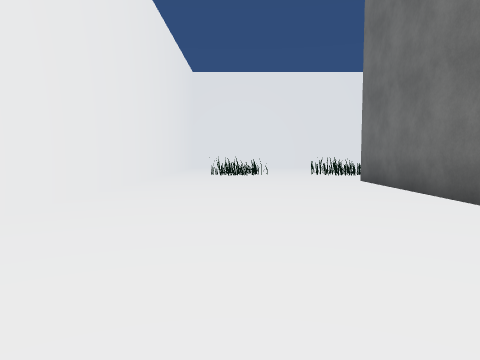
[1] (above)

17 first-person views from a walk through a scene from a Unity 3-D project. The camera is 1.2 m above the floor, tilts 4° down and sees 70° across. The floor is counted in squares, 2 m on a side. Each view is taken from the middle of a square. On the plan, view 1 faces up. The plan holds only what a view shows up to about 10 squares ahead; the rest is blank. The place goes on beyond the plan. The player character is not drawn. Surface patterns are stand-ins for the level's own textures.

[2]
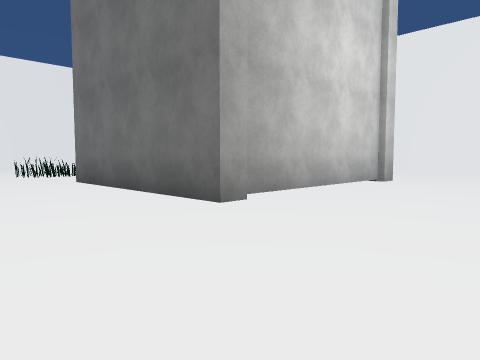

[3]
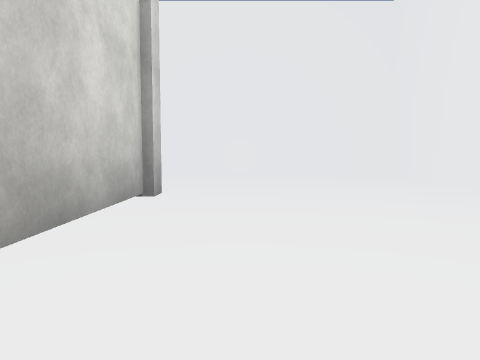

[4]
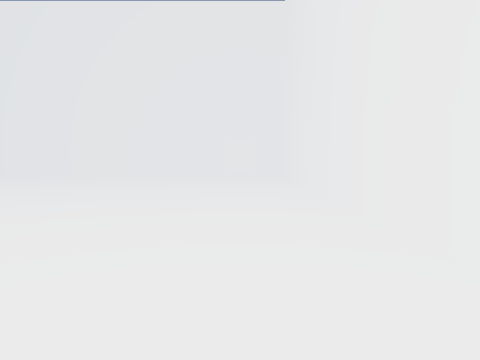

[5]
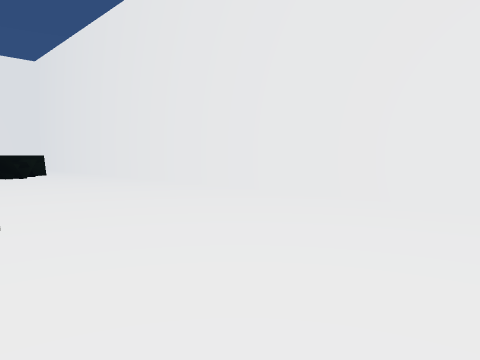

[6]
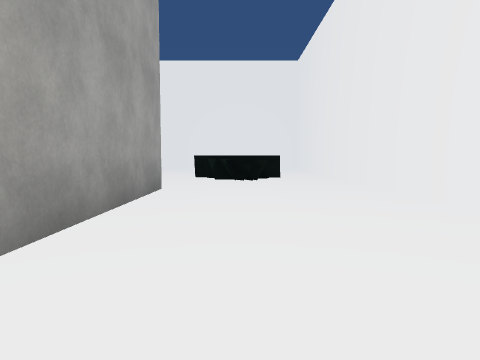

[7]
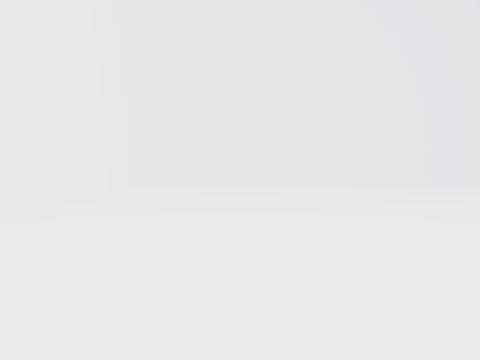

[8]
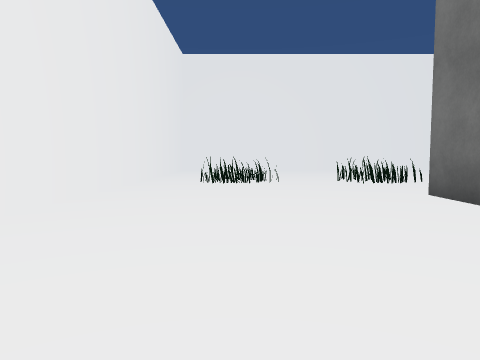

[9]
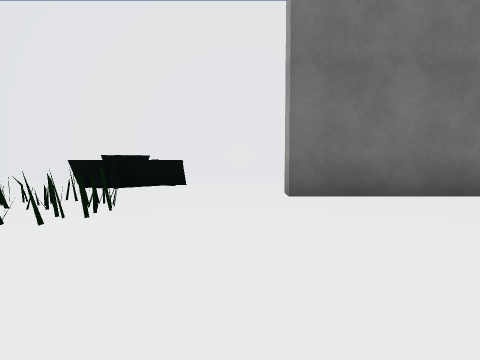

[10]
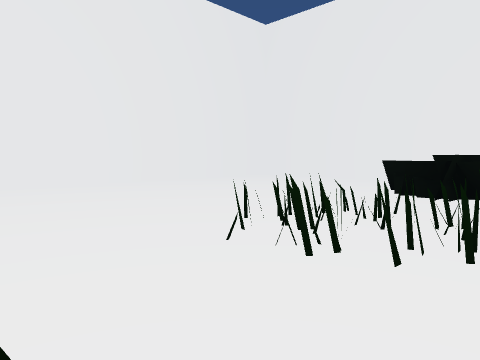

[11]
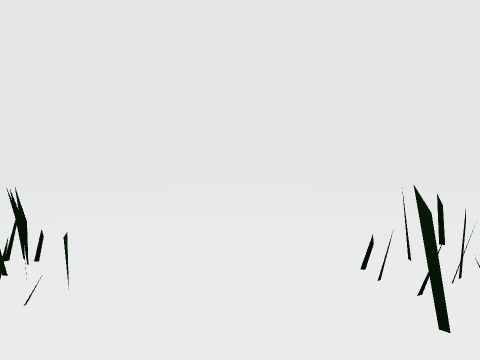

[12]
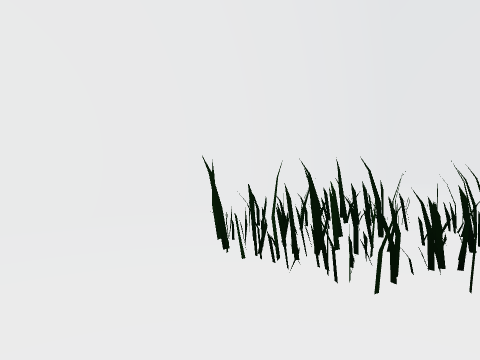

[13]
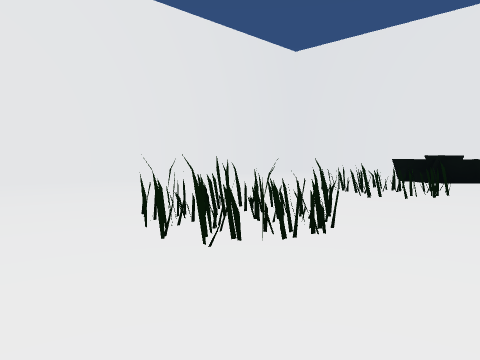

[14]
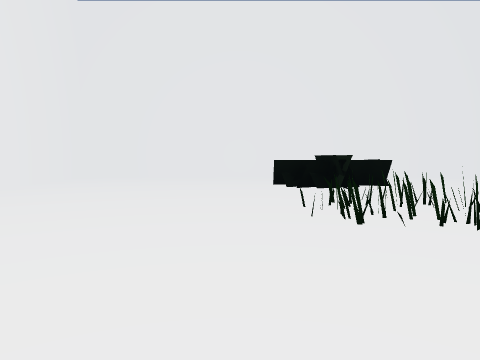

[15]
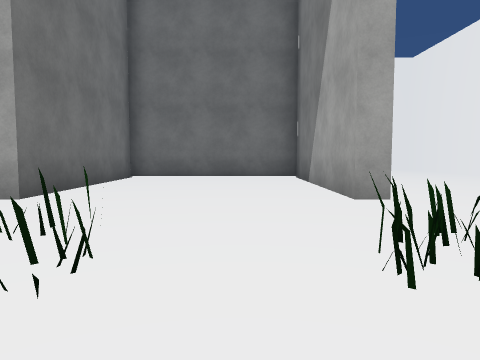

[16]
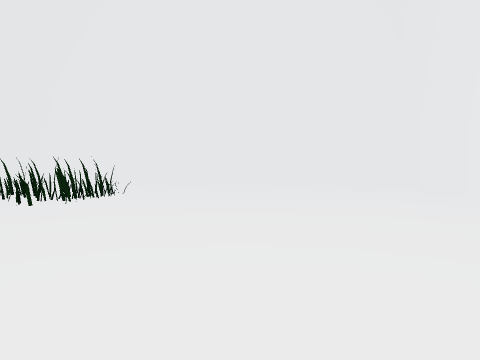

[17]
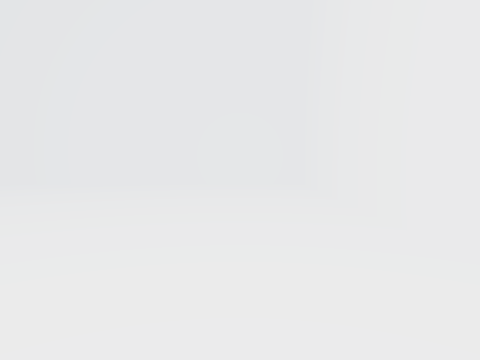

### Floor plan
Key: @ floor where view 1 was taken; # wall or solid block; . floor; = window, fence, low wall or low ledge; T thing the floor can be seen under or through.
Columns run from 3 left of view 1 to 13 right of it. Each row starts with its distance up from view 1.
 18 #################
 17 #...............#
 16 #...............#
 15 #...............#
 14 #...............#
 13 #...............#
 12 #.TTT TT.==..=..#
 11 #.T==TT=.==.=##.#
 10 #.T=.....=...=..#
  9 #...............#
  8 #.....#....#....#
  7 #.....#....#....#
  6 #.....#....#....#
  5 #.....#....#....#
  4 #.....T....T....#
  3 #.....TTTTTT....#
  2 #...............#
  1 #...............#
  0 #..@............#
 -1 #...............#
 -2 #...............#
 -3 #################

Positions as (right, up) in squares from view 1, and headings:
1: (0, 0), facing up
2: (0, 0), facing up-right
3: (3, 2), facing right
4: (3, -1), facing right
5: (8, 0), facing up-right
6: (10, 2), facing up
7: (6, 0), facing left
8: (0, 3), facing up
9: (3, 9), facing right
10: (4, 10), facing up-right
11: (5, 10), facing up
12: (1, 9), facing up-left
13: (1, 9), facing up-right
14: (3, 13), facing right
15: (5, 13), facing down
16: (5, 14), facing left
17: (-1, 5), facing down
